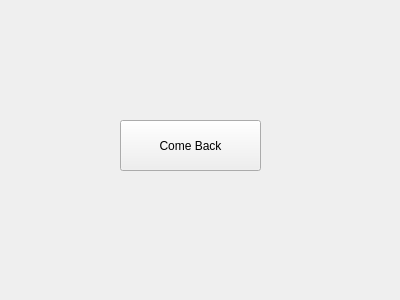
<?xml version="1.0" encoding="UTF-8"?>
<ui version="4.0">
 <class>vGSetting</class>
 <widget class="QWidget" name="vGSetting">
  <property name="geometry">
   <rect>
    <x>0</x>
    <y>0</y>
    <width>400</width>
    <height>300</height>
   </rect>
  </property>
  <property name="focusPolicy">
   <enum>Qt::StrongFocus</enum>
  </property>
  <property name="windowTitle">
   <string>Form</string>
  </property>
  <widget class="QPushButton" name="btn">
   <property name="geometry">
    <rect>
     <x>120</x>
     <y>120</y>
     <width>141</width>
     <height>51</height>
    </rect>
   </property>
   <property name="focusPolicy">
    <enum>Qt::StrongFocus</enum>
   </property>
   <property name="text">
    <string>Come Back</string>
   </property>
  </widget>
 </widget>
 <resources/>
 <connections/>
</ui>
